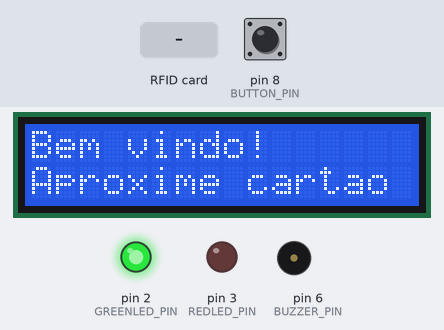
Simulated run of this sketch. Board: Arduino Uno, built with avr-gcc and run on an emulated ATmega328P. On the bench: 16×2 character LCD, output pins drawn as LEDs (lit = HIGH), buzzer (waves = sounding). Dashed ring = blinking. Inputs (shaded band) come from the test bench; at power-on: pin 8 (BUTTON_PIN) HIGH. Pins used as bus, display or sensor lines are not drawn; what the sketch prints to the serial monitor is not drawn.

Above: at 1.3 s.
1.4 s: RFID card 5E 7A 19 C4 held to the reader
At 3.0 s:
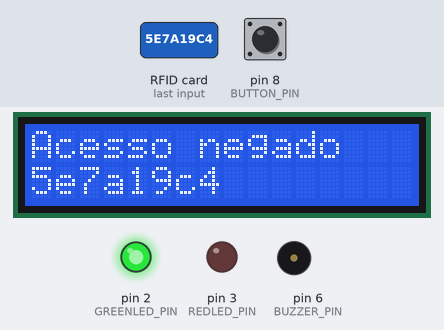
4.4 s: pin 8 (BUTTON_PIN) pulled LOW for 0.15 s
At 6.8 s:
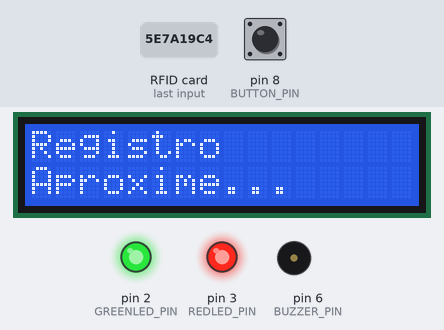
7.1 s: RFID card 5E 7A 19 C4 held to the reader
At 8.03 s:
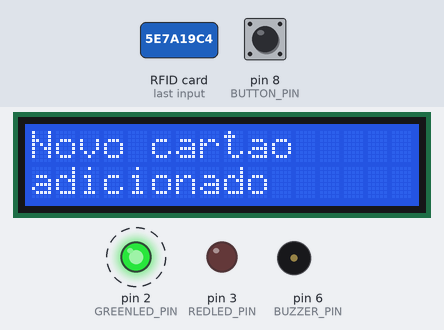
9.6 s: RFID card 5E 7A 19 C4 held to the reader
At 10.4 s:
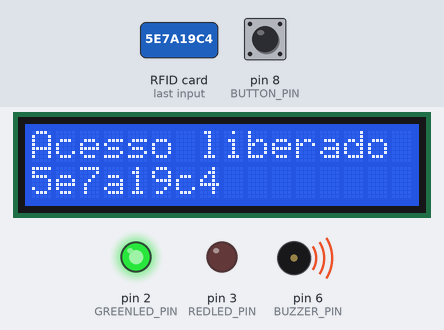
12.6 s: pin 8 (BUTTON_PIN) pulled LOW for 3.2 s
At 12.9 s:
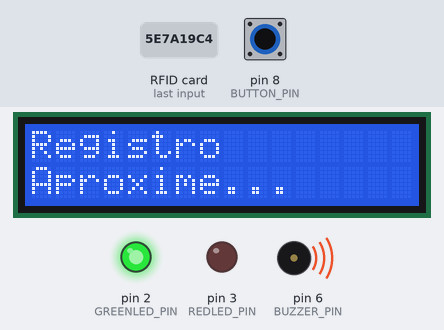
Timing chart, 0 to 17.8 s (numbered marks = the images above; inputs shaded):
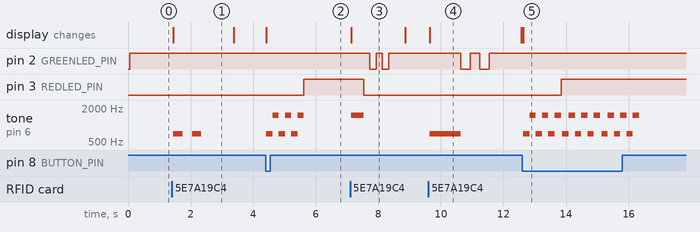

The sketch:

rfid_system.ino
```cpp
#include <MFRC522.h>
#include <SPI.h>
#include <LiquidCrystal_I2C.h>

#define LCD_PORT 0x27
#define SS_PIN 10
#define RST_PIN 9

#define REDLED_PIN 3
#define GREENLED_PIN 2

#define BUTTON_PIN 8
#define BUZZER_PIN 6

LiquidCrystal_I2C lcd(LCD_PORT, 16, 2);
MFRC522 rfid(SS_PIN, RST_PIN);

void startMessage(bool buzzerOn = true);
void printAllowed(String uid);
void printNotAllowed(String uid);
void registerCard();
void pushArray(String element);

String acceptedIDs[10] = {};
int lastIndex = 0;

bool registerMode = false;

void setup() {
  Serial.begin(9600);
  SPI.begin();
  rfid.PCD_Init();

  pinMode(BUZZER_PIN, OUTPUT);
  pinMode(REDLED_PIN, OUTPUT);
  pinMode(GREENLED_PIN, OUTPUT);
  pinMode(BUTTON_PIN, INPUT_PULLUP);

  digitalWrite(GREENLED_PIN, HIGH);

  lcd.init();
  lcd.backlight();
  startMessage(false);
}

void loop() {
  if (digitalRead(BUTTON_PIN) == LOW) {
    registerMode = true;

    lcd.clear();
    lcd.setCursor(0,0);
    lcd.print("Registro");
    lcd.setCursor(0, 1);
    lcd.print("Aproxime...");

    tone(BUZZER_PIN, 700);
    delay(200);
    tone(BUZZER_PIN, 1500);
    delay(200);
    tone(BUZZER_PIN, 700);
    delay(200);
    tone(BUZZER_PIN, 1500);
    delay(200);
    tone(BUZZER_PIN, 700);
    delay(200);
    tone(BUZZER_PIN, 1500);
    delay(200);
    noTone(BUZZER_PIN);

    digitalWrite(REDLED_PIN, HIGH);
    digitalWrite(GREENLED_PIN, HIGH);
  }

  if (!rfid.PICC_IsNewCardPresent() || !rfid.PICC_ReadCardSerial()) {
    return;
  }

  String uidRead = "";
  for (byte i = 0; i < rfid.uid.size; i++) {
      uidRead.concat(String(rfid.uid.uidByte[i], HEX));
  }

  if(registerMode) {
    registerCard(uidRead);
    delay(500);
  } else {
    int arraySize = sizeof(acceptedIDs) / sizeof(String) - 1;
    bool validID = false;

    for(int i = 0; i < arraySize; i++) {
      if (uidRead.equalsIgnoreCase(acceptedIDs[i])) {
        validID = true;
      }
    }

    if(validID) {
      printAllowed(uidRead);
      delay(1000);
    } else {
      printNotAllowed(uidRead);
      delay(1000);
    }
  }

  startMessage(false);
}

void registerCard(String uid) {
  pushArray(uid);

  lcd.clear();
  lcd.setCursor(0,0);
  lcd.print("Novo cartao");
  lcd.setCursor(0, 1);
  lcd.print("adicionado");

  tone(BUZZER_PIN, 1500);
  delay(200);
  tone(BUZZER_PIN, 1500);
  delay(200);
  noTone(BUZZER_PIN);

  digitalWrite(REDLED_PIN, LOW);

  digitalWrite(GREENLED_PIN, HIGH);
  delay(200);
  digitalWrite(GREENLED_PIN, LOW);
  delay(200);
  digitalWrite(GREENLED_PIN, HIGH);
  delay(200);
  digitalWrite(GREENLED_PIN, LOW);
  delay(200);
  digitalWrite(GREENLED_PIN, HIGH);

  registerMode = false;
}

void printAllowed(String uid) {
  lcd.clear();
  lcd.setCursor(0, 0);
  lcd.print("Acesso liberado");
  lcd.setCursor(0, 1);
  lcd.print(uid);

  tone(BUZZER_PIN, 700);
  delay(1000);
  noTone(BUZZER_PIN);

  digitalWrite(GREENLED_PIN, LOW);
  delay(300);
  digitalWrite(GREENLED_PIN, HIGH);
  delay(300);
  digitalWrite(GREENLED_PIN, LOW);
  delay(300);
  digitalWrite(GREENLED_PIN, HIGH);
}

void printNotAllowed(String uid) {
  lcd.clear();
  lcd.setCursor(0, 0);
  lcd.print("Acesso negado");
  lcd.setCursor(0, 1);
  lcd.print(uid);

  tone(BUZZER_PIN, 700);
  delay(300);
  noTone(BUZZER_PIN);
  delay(300);
  tone(BUZZER_PIN, 700);
  delay(300);
  noTone(BUZZER_PIN);

  digitalWrite(GREENLED_PIN, LOW);
  digitalWrite(REDLED_PIN, HIGH);

  digitalWrite(REDLED_PIN, LOW);
  digitalWrite(GREENLED_PIN, HIGH);
}

void pushArray(String element) {
  Serial.print("Element added in ");
  Serial.println(lastIndex);
  acceptedIDs[lastIndex] = element;
  lastIndex++;
}

void startMessage(bool buzzerOn = true) {
  lcd.clear();
  lcd.setCursor(0, 0);
  lcd.print("Bem vindo!");
  lcd.setCursor(0, 1);
  lcd.print("Aproxime cartao");

  int tone1 = 1437;
  int tone2 = 1337;

  if (buzzerOn) {
    for(int i = 0; i < 5; i++) {
      tone(BUZZER_PIN, tone2);
      delay(90);
      tone(BUZZER_PIN, tone1);
      delay(90);
    }

    tone(BUZZER_PIN, tone2);
    delay(120);
    noTone(BUZZER_PIN);
  }
}
```

Measured:
- after the input at 1.4 s, tone on pin 6 (BUZZER_PIN): alternates 700 Hz for 0.30 s and silent for 0.30 s, 4 changes in all, then stays silent, starting after 0.05 s; the display: changes after 0.05 s (image 1)
- after the input at 4.4 s, pin 3 (REDLED_PIN): LOW → HIGH after 1.2 s; tone on pin 6 (BUZZER_PIN): silent → 700 Hz at once, then repeats every 0.40 s: 1500 Hz 0.20 s, 700 Hz 0.20 s, until it stays silent from 5.6 s; the display: changes at once (image 2)
- after the input at 7.1 s, pin 2 (GREENLED_PIN): alternates HIGH for 0.20 s and LOW for 0.20 s, 4 changes in all, then stays HIGH, starting after 0.63 s; pin 3 (REDLED_PIN): HIGH → LOW after 0.43 s; tone on pin 6 (BUZZER_PIN): silent → 1500 Hz at once, → silent 0.40 s later; the display: changes at once (image 3)
- after the input at 9.6 s, pin 2 (GREENLED_PIN): alternates HIGH for 0.30 s and LOW for 0.30 s, 4 changes in all, then stays HIGH, starting after 1.0 s; tone on pin 6 (BUZZER_PIN): silent → 700 Hz at once, → silent 1.0 s later; the display: changes at once (image 4)
- after the input at 12.6 s, pin 3 (REDLED_PIN): LOW → HIGH after 1.2 s; tone on pin 6 (BUZZER_PIN): silent → 700 Hz at once, then repeats every 1.2 s: 2 × (1500 Hz 0.20 s, 700 Hz 0.20 s), 1500 Hz 0.20 s, silent 0.05 s, 700 Hz 0.20 s, until it stays silent from 16.3 s; the display: changes at once (image 5)
- what the display in image 1 shows lasts 2.0 s, from 1.4 s to 3.4 s
- what the display in image 3 shows lasts 1.8 s, from 7.1 s to 8.9 s
